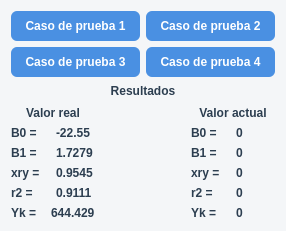
<?xml version="1.0" encoding="UTF-8"?>
<ui version="4.0">
 <class>Dialog</class>
 <widget class="QDialog" name="Dialog">
  <property name="geometry">
   <rect>
    <x>0</x>
    <y>0</y>
    <width>286</width>
    <height>231</height>
   </rect>
  </property>
  <property name="windowTitle">
   <string>Regresión lineal</string>
  </property>
  <property name="styleSheet">
   <string notr="true">/* Fondo general del diálogo */
QDialog {
    background-color: #f4f6f8;
    font-family: &quot;Segoe UI&quot;;
    font-size: 10pt;
}

/* Etiquetas */
QLabel {
    color: #2c3e50;
    font-weight: 500;
}


/* Botones */
QPushButton {
    background-color: #4a90e2;
    color: white;
    border: none;
    border-radius: 6px;
    padding: 8px 14px;
    font-weight: 500;
}

QPushButton:hover {
    background-color: #3b7dc4;
}

QPushButton:pressed {
    background-color: #2f5f94;
}

QPushButton:disabled {
    background-color: #cfd6dd;
    color: #7a8a99;
}</string>
  </property>
  <layout class="QGridLayout" name="gridLayout_3">
   <item row="0" column="0">
    <layout class="QGridLayout" name="gridLayout_2">
     <item row="0" column="0" colspan="3">
      <layout class="QGridLayout" name="gridLayout">
       <item row="0" column="0">
        <widget class="QPushButton" name="pushButton">
         <property name="text">
          <string>Caso de prueba 1</string>
         </property>
        </widget>
       </item>
       <item row="0" column="1">
        <widget class="QPushButton" name="pushButton_3">
         <property name="text">
          <string>Caso de prueba 2</string>
         </property>
        </widget>
       </item>
       <item row="1" column="0">
        <widget class="QPushButton" name="pushButton_2">
         <property name="text">
          <string>Caso de prueba 3</string>
         </property>
        </widget>
       </item>
       <item row="1" column="1">
        <widget class="QPushButton" name="pushButton_4">
         <property name="text">
          <string>Caso de prueba 4</string>
         </property>
        </widget>
       </item>
      </layout>
     </item>
     <item row="1" column="1">
      <widget class="QLabel" name="label">
       <property name="text">
        <string>Resultados</string>
       </property>
       <property name="alignment">
        <set>Qt::AlignCenter</set>
       </property>
      </widget>
     </item>
     <item row="2" column="0">
      <widget class="QLabel" name="label_2">
       <property name="text">
        <string>Valor real</string>
       </property>
       <property name="alignment">
        <set>Qt::AlignCenter</set>
       </property>
      </widget>
     </item>
     <item row="2" column="2">
      <widget class="QLabel" name="label_3">
       <property name="text">
        <string>Valor actual</string>
       </property>
       <property name="alignment">
        <set>Qt::AlignCenter</set>
       </property>
      </widget>
     </item>
     <item row="3" column="0">
      <layout class="QVBoxLayout" name="verticalLayout">
       <item>
        <layout class="QHBoxLayout" name="horizontalLayout">
         <item>
          <widget class="QLabel" name="label_4">
           <property name="text">
            <string>B0 =</string>
           </property>
          </widget>
         </item>
         <item>
          <widget class="QLabel" name="label_9">
           <property name="text">
            <string>-22.55</string>
           </property>
          </widget>
         </item>
        </layout>
       </item>
       <item>
        <layout class="QHBoxLayout" name="horizontalLayout_2">
         <item>
          <widget class="QLabel" name="label_5">
           <property name="text">
            <string>B1 =</string>
           </property>
          </widget>
         </item>
         <item>
          <widget class="QLabel" name="label_10">
           <property name="text">
            <string>1.7279</string>
           </property>
          </widget>
         </item>
        </layout>
       </item>
       <item>
        <layout class="QHBoxLayout" name="horizontalLayout_3">
         <item>
          <widget class="QLabel" name="label_6">
           <property name="text">
            <string>xry =</string>
           </property>
          </widget>
         </item>
         <item>
          <widget class="QLabel" name="label_11">
           <property name="text">
            <string>0.9545</string>
           </property>
          </widget>
         </item>
        </layout>
       </item>
       <item>
        <layout class="QHBoxLayout" name="horizontalLayout_4">
         <item>
          <widget class="QLabel" name="label_7">
           <property name="text">
            <string>r2 =</string>
           </property>
          </widget>
         </item>
         <item>
          <widget class="QLabel" name="label_12">
           <property name="text">
            <string>0.9111</string>
           </property>
          </widget>
         </item>
        </layout>
       </item>
       <item>
        <layout class="QHBoxLayout" name="horizontalLayout_5">
         <item>
          <widget class="QLabel" name="label_8">
           <property name="text">
            <string>Yk =</string>
           </property>
          </widget>
         </item>
         <item>
          <widget class="QLabel" name="label_13">
           <property name="text">
            <string>644.429</string>
           </property>
          </widget>
         </item>
        </layout>
       </item>
      </layout>
     </item>
     <item row="3" column="2">
      <layout class="QVBoxLayout" name="verticalLayout_2">
       <item>
        <layout class="QHBoxLayout" name="horizontalLayout_6">
         <item>
          <widget class="QLabel" name="label_22">
           <property name="text">
            <string>B0 =</string>
           </property>
          </widget>
         </item>
         <item>
          <widget class="QLabel" name="label_B0">
           <property name="text">
            <string>0</string>
           </property>
          </widget>
         </item>
        </layout>
       </item>
       <item>
        <layout class="QHBoxLayout" name="horizontalLayout_7">
         <item>
          <widget class="QLabel" name="label_23">
           <property name="text">
            <string>B1 =</string>
           </property>
          </widget>
         </item>
         <item>
          <widget class="QLabel" name="label_B1">
           <property name="text">
            <string>0</string>
           </property>
          </widget>
         </item>
        </layout>
       </item>
       <item>
        <layout class="QHBoxLayout" name="horizontalLayout_8">
         <item>
          <widget class="QLabel" name="label_14">
           <property name="text">
            <string>xry =</string>
           </property>
          </widget>
         </item>
         <item>
          <widget class="QLabel" name="label_xry">
           <property name="text">
            <string>0</string>
           </property>
          </widget>
         </item>
        </layout>
       </item>
       <item>
        <layout class="QHBoxLayout" name="horizontalLayout_9">
         <item>
          <widget class="QLabel" name="label_21">
           <property name="text">
            <string>r2 =</string>
           </property>
          </widget>
         </item>
         <item>
          <widget class="QLabel" name="label_r2">
           <property name="text">
            <string>0</string>
           </property>
          </widget>
         </item>
        </layout>
       </item>
       <item>
        <layout class="QHBoxLayout" name="horizontalLayout_10">
         <item>
          <widget class="QLabel" name="label_18">
           <property name="text">
            <string>Yk =</string>
           </property>
          </widget>
         </item>
         <item>
          <widget class="QLabel" name="label_Yk">
           <property name="text">
            <string>0</string>
           </property>
          </widget>
         </item>
        </layout>
       </item>
      </layout>
     </item>
    </layout>
   </item>
  </layout>
 </widget>
 <resources/>
 <connections/>
</ui>
